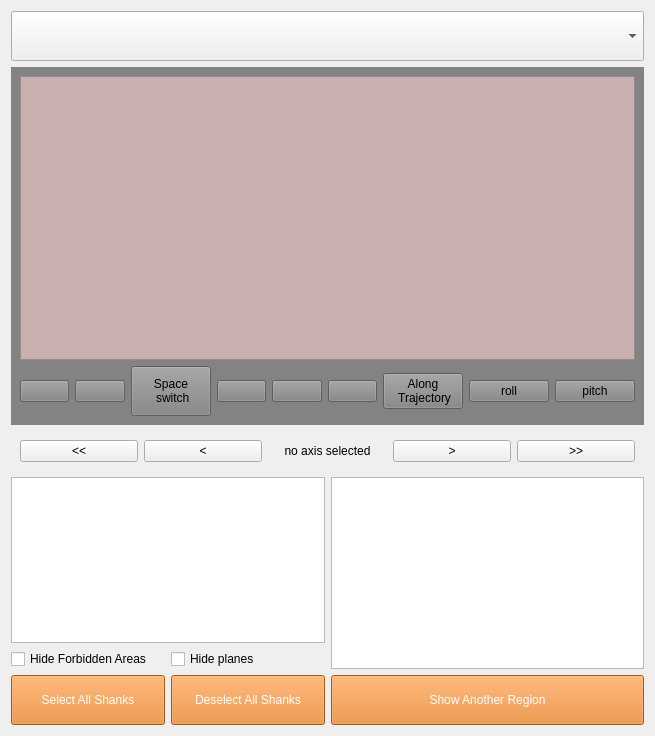
<?xml version="1.0" encoding="UTF-8"?>
<ui version="4.0">
 <class>Form</class>
 <widget class="QWidget" name="Form">
  <property name="geometry">
   <rect>
    <x>0</x>
    <y>0</y>
    <width>655</width>
    <height>736</height>
   </rect>
  </property>
  <property name="windowTitle">
   <string>Form</string>
  </property>
  <layout class="QGridLayout" name="gridLayout" rowstretch="0,1,0,0,0,0,0" columnstretch="0,0,0,0">
   <item row="6" column="1">
    <widget class="QPushButton" name="pushButton_deselectAll">
     <property name="minimumSize">
      <size>
       <width>0</width>
       <height>50</height>
      </size>
     </property>
     <property name="toolTip">
      <string>Uncheck every shank, hiding the regions they traverse (unless another checked shank still needs one)</string>
     </property>
     <property name="styleSheet">
      <string notr="true"> QPushButton { background-color: #e67e22; color: white; } QPushButton:disabled { background-color: #a9713f; color: #cccccc; }</string>
     </property>
     <property name="text">
      <string>Deselect All Shanks</string>
     </property>
    </widget>
   </item>
   <item row="0" column="0" colspan="4">
    <widget class="QComboBox" name="comboBox_Shanks_tp3d">
     <property name="minimumSize">
      <size>
       <width>0</width>
       <height>50</height>
      </size>
     </property>
     <property name="toolTip">
      <string>Select which shank is highlighted (bolder) in the 3D view</string>
     </property>
    </widget>
   </item>
   <item row="2" column="0" colspan="4">
    <widget class="QFrame" name="frame_axisNav_vis3D">
     <layout class="QHBoxLayout" name="horizontalLayout_axisNav_vis3D">
      <item>
       <widget class="QPushButton" name="pushButton_stepBack10_vis3D">
        <property name="toolTip">
         <string>Move 10 voxels back along the selected axis</string>
        </property>
        <property name="text">
         <string>&lt;&lt;</string>
        </property>
       </widget>
      </item>
      <item>
       <widget class="QPushButton" name="pushButton_stepBack1_vis3D">
        <property name="toolTip">
         <string>Move 1 voxel back along the selected axis</string>
        </property>
        <property name="text">
         <string>&lt;</string>
        </property>
       </widget>
      </item>
      <item>
       <widget class="QLabel" name="label_selectedAxis_vis3D">
        <property name="text">
         <string>no axis selected</string>
        </property>
        <property name="alignment">
         <set>Qt::AlignCenter</set>
        </property>
       </widget>
      </item>
      <item>
       <widget class="QPushButton" name="pushButton_stepFwd1_vis3D">
        <property name="toolTip">
         <string>Move 1 voxel forward along the selected axis</string>
        </property>
        <property name="text">
         <string>&gt;</string>
        </property>
       </widget>
      </item>
      <item>
       <widget class="QPushButton" name="pushButton_stepFwd10_vis3D">
        <property name="toolTip">
         <string>Move 10 voxels forward along the selected axis</string>
        </property>
        <property name="text">
         <string>&gt;&gt;</string>
        </property>
       </widget>
      </item>
     </layout>
    </widget>
   </item>
   <item row="6" column="0">
    <widget class="QPushButton" name="pushButton_selectAll">
     <property name="minimumSize">
      <size>
       <width>0</width>
       <height>50</height>
      </size>
     </property>
     <property name="toolTip">
      <string>Check every shank, showing all the regions each one traverses</string>
     </property>
     <property name="styleSheet">
      <string notr="true"> QPushButton { background-color: #e67e22; color: white; } QPushButton:disabled { background-color: #a9713f; color: #cccccc; }</string>
     </property>
     <property name="text">
      <string>Select All Shanks</string>
     </property>
    </widget>
   </item>
   <item row="6" column="2" colspan="2">
    <widget class="QPushButton" name="pushButton_add_region">
     <property name="minimumSize">
      <size>
       <width>0</width>
       <height>50</height>
      </size>
     </property>
     <property name="toolTip">
      <string>Manually add a specific atlas region to the 3D view, by name</string>
     </property>
     <property name="styleSheet">
      <string notr="true"> QPushButton { background-color: #e67e22; color: white; } QPushButton:disabled { background-color: #a9713f; color: #cccccc; }</string>
     </property>
     <property name="text">
      <string>Show Another Region</string>
     </property>
    </widget>
   </item>
   <item row="3" column="0" colspan="2">
    <widget class="QTableWidget" name="tableWidgetshank_legend">
     <property name="toolTip">
      <string>Each shank's color and visibility -- click a row to select that shank (bolder in 3D); check its box to show the regions it passes through</string>
     </property>
     <property name="sizeAdjustPolicy">
      <enum>QAbstractScrollArea::AdjustToContents</enum>
     </property>
    </widget>
   </item>
   <item row="1" column="0" colspan="4">
    <widget class="QFrame" name="frame_33">
     <property name="enabled">
      <bool>true</bool>
     </property>
     <property name="minimumSize">
      <size>
       <width>0</width>
       <height>200</height>
      </size>
     </property>
     <property name="styleSheet">
      <string notr="true">border-color: rgb(170, 170, 170);
background-color: rgb(131, 131, 131);
</string>
     </property>
     <property name="frameShape">
      <enum>QFrame::NoFrame</enum>
     </property>
     <layout class="QGridLayout" name="gridLayout_2" rowminimumheight="1,0,0,0" columnminimumwidth="1,1,1,1,1,1,0,0,0">
      <item row="2" column="3">
       <widget class="QPushButton" name="pushButton_slicex_vis3D">
        <property name="toolTip">
         <string>Select the sagittal (x) axis -- the step buttons below then move the selected shank along it</string>
        </property>
        <property name="text">
         <string/>
        </property>
        <property name="icon">
         <iconset>
          <normaloff>Icons/mri/axis_x.png</normaloff>Icons/mri/axis_x.png</iconset>
        </property>
        <property name="iconSize">
         <size>
          <width>40</width>
          <height>40</height>
         </size>
        </property>
       </widget>
      </item>
      <item row="2" column="5">
       <widget class="QPushButton" name="pushButton_slicez_vis3D">
        <property name="toolTip">
         <string>Select the axial (z) axis -- the step buttons below then move the selected shank along it</string>
        </property>
        <property name="text">
         <string/>
        </property>
        <property name="icon">
         <iconset>
          <normaloff>Icons/mri/axis_z.png</normaloff>Icons/mri/axis_z.png</iconset>
        </property>
        <property name="iconSize">
         <size>
          <width>40</width>
          <height>40</height>
         </size>
        </property>
       </widget>
      </item>
      <item row="2" column="4">
       <widget class="QPushButton" name="pushButton_slicey_vis3D">
        <property name="toolTip">
         <string>Select the coronal (y) axis -- the step buttons below then move the selected shank along it</string>
        </property>
        <property name="text">
         <string/>
        </property>
        <property name="icon">
         <iconset>
          <normaloff>Icons/mri/axis_y.png</normaloff>Icons/mri/axis_y.png</iconset>
        </property>
        <property name="iconSize">
         <size>
          <width>40</width>
          <height>40</height>
         </size>
        </property>
       </widget>
      </item>
      <item row="2" column="2">
       <widget class="QPushButton" name="pushButton_space">
        <property name="minimumSize">
         <size>
          <width>0</width>
          <height>50</height>
         </size>
        </property>
        <property name="toolTip">
         <string>Cycle the background shell: atlas template / subject MRI intensity / no shell (XYZ space) -- the current mode is also shown as a legend in the 3D view's top-left corner</string>
        </property>
        <property name="text">
         <string>Space
 switch</string>
        </property>
       </widget>
      </item>
      <item row="2" column="0">
       <widget class="QPushButton" name="resetCamera_vis3D">
        <property name="enabled">
         <bool>true</bool>
        </property>
        <property name="toolTip">
         <string>Reset Camera View</string>
        </property>
        <property name="styleSheet">
         <string notr="true"/>
        </property>
        <property name="text">
         <string/>
        </property>
        <property name="icon">
         <iconset theme="go-home"/>
        </property>
        <property name="iconSize">
         <size>
          <width>40</width>
          <height>40</height>
         </size>
        </property>
        <property name="autoDefault">
         <bool>false</bool>
        </property>
        <property name="default">
         <bool>false</bool>
        </property>
        <property name="flat">
         <bool>false</bool>
        </property>
       </widget>
      </item>
      <item row="2" column="1">
       <widget class="QPushButton" name="change_perspective_vis3D">
        <property name="toolTip">
         <string>Change Perspective</string>
        </property>
        <property name="styleSheet">
         <string notr="true"/>
        </property>
        <property name="text">
         <string/>
        </property>
        <property name="icon">
         <iconset>
          <normaloff>Icons/ephys/projection_parallel.png</normaloff>Icons/ephys/projection_parallel.png</iconset>
        </property>
        <property name="iconSize">
         <size>
          <width>40</width>
          <height>40</height>
         </size>
        </property>
       </widget>
      </item>
      <item row="2" column="6">
       <widget class="QPushButton" name="pushButton_alongTraj">
        <property name="toolTip">
         <string>Select the shank's own insert-to-deep axis -- the step buttons below then move it deeper/shallower along its own trajectory</string>
        </property>
        <property name="text">
         <string>Along
 Trajectory</string>
        </property>
       </widget>
      </item>
      <item row="2" column="8">
       <widget class="QPushButton" name="pushButton_pitch">
        <property name="text">
         <string>pitch</string>
        </property>
       </widget>
      </item>
      <item row="2" column="7">
       <widget class="QPushButton" name="pushButton_roll">
        <property name="text">
         <string>roll</string>
        </property>
       </widget>
      </item>
      <item row="0" column="0" colspan="9">
       <widget class="QVTKRenderWindowInteractor" name="vtkWidget_vis3D">
        <property name="enabled">
         <bool>true</bool>
        </property>
        <property name="minimumSize">
         <size>
          <width>500</width>
          <height>0</height>
         </size>
        </property>
        <property name="styleSheet">
         <string notr="true">background-color: rgb(200, 177, 176);</string>
        </property>
       </widget>
      </item>
     </layout>
    </widget>
   </item>
   <item row="3" column="2" rowspan="2" colspan="2">
    <widget class="QListWidget" name="listWidget_visible_regions">
     <property name="toolTip">
      <string>Atlas regions currently shown in the 3D view -- check or uncheck to toggle</string>
     </property>
    </widget>
   </item>
   <item row="4" column="0">
    <widget class="QCheckBox" name="checkBox_forbiddenareas">
     <property name="text">
      <string>Hide Forbidden Areas</string>
     </property>
    </widget>
   </item>
   <item row="4" column="1">
    <widget class="QCheckBox" name="checkBox_hideplanes">
     <property name="text">
      <string>Hide planes</string>
     </property>
    </widget>
   </item>
  </layout>
 </widget>
 <customwidgets>
  <customwidget>
   <class>QVTKRenderWindowInteractor</class>
   <extends>QGraphicsView</extends>
   <header>vtkmodules.qt.QVTKRenderWindowInteractor</header>
  </customwidget>
 </customwidgets>
 <resources/>
 <connections/>
</ui>
